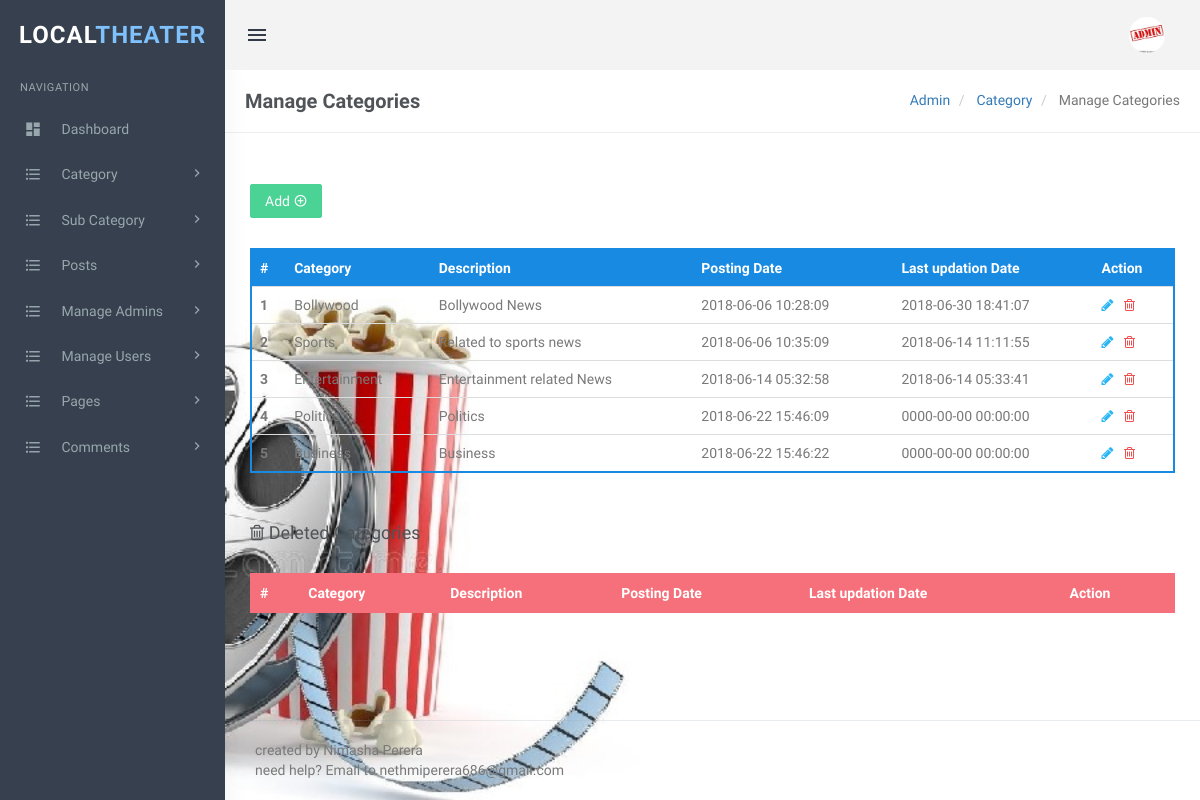
/localtheater/admin/manage-categories.php (signed in), run on the app's committed database.
### tables this page shows
CREATE TABLE `tblcategory` (
  `id` int(11) NOT NULL,
  `CategoryName` varchar(200) DEFAULT NULL,
  `Description` mediumtext DEFAULT NULL,
  `PostingDate` timestamp NULL DEFAULT current_timestamp(),
  `UpdationDate` timestamp NULL DEFAULT NULL,
  `Is_Active` int(1) DEFAULT NULL
);

### localtheater/admin/manage-categories.php (the view, shortened to what this page needs)
<?php
include('includes/config.php');
if(strlen($_SESSION['login'])==0)
  {
header('location:index.php');
}
else{
?>
<!DOCTYPE html>
<html lang="en">
    <head>
        <link href="assets/css/bootstrap.min.css" rel="stylesheet" type="text/css" />
        <link href="assets/css/core.css" rel="stylesheet" type="text/css" />
        <link href="assets/css/components.css" rel="stylesheet" type="text/css" />
        <link href="assets/css/icons.css" rel="stylesheet" type="text/css" />
        <link href="assets/css/pages.css" rel="stylesheet" type="text/css" />
        <link href="assets/css/menu.css" rel="stylesheet" type="text/css" />
        <link href="assets/css/responsive.css" rel="stylesheet" type="text/css" />
		<link rel="stylesheet" href="../plugins/switchery/switchery.min.css">
    </head>
    <body class="fixed-left">
        <div id="wrapper">
<?php include('includes/topheader.php');?>
<?php include('includes/leftsidebar.php');?>
            <div class="content-page">
                <div class="content">
                    <div class="container">
                        <div class="row">
							<div class="col-xs-12">
								<div class="page-title-box">
                                    <h4 class="page-title">Manage Categories</h4>
                                    <ol class="breadcrumb p-0 m-0">
                                        <li>
                                            <a href="#">Admin</a>
                                        </li>
                                        <li>
                                            <a href="#">Category </a>
                                        </li>
                                        <li class="active">
                                           Manage Categories
                                        </li>
                                    </ol>
                                    <div class="clearfix"></div>
                                </div>
							</div>
						</div>
<div class="row">
<div class="col-sm-6">
</div>
                                    <div class="row">
										<div class="col-md-12">
											<div class="demo-box m-t-20">
<div class="m-b-30">
<a href="add-category.php">
<button id="addToTable" class="btn btn-success waves-effect waves-light">Add <i class="mdi mdi-plus-circle-outline" ></i></button>
</a>
 </div>
												<div class="table-responsive">
                                                    <table class="table m-0 table-colored-bordered table-bordered-primary">
                                                        <thead>
                                                            <tr>
                                                                <th>#</th>
                                                                <th> Category</th>
                                                                <th>Description</th>
                                                                <th>Posting Date</th>
                                                                  <th>Last updation Date</th>
                                                                <th>Action</th>
                                                            </tr>
                                                        </thead>
                                                        <tbody>
<?php
$query=mysqli_query($con,"Select id,CategoryName,Description,PostingDate,UpdationDate from  tblcategory where Is_Active=1");
$cnt=1;
while($row=mysqli_fetch_array($query))
{
?>
 <tr>
<th scope="row"><?php echo htmlentities($cnt);?></th>
<td><?php echo htmlentities($row['CategoryName']);?></td>
<td><?php echo htmlentities($row['Description']);?></td>
<td><?php echo htmlentities($row['PostingDate']);?></td>
<td><?php echo htmlentities($row['UpdationDate']);?></td>
<td><a href="edit-category.php?cid=<?php echo htmlentities($row['id']);?>"><i class="fa fa-pencil" style="color: #29b6f6;"></i></a>
	&nbsp;<a href="manage-categories.php?rid=<?php echo htmlentities($row['id']);?>&&action=del"> <i class="fa fa-trash-o" style="color: #f05050"></i></a> </td>
</tr>
<?php
$cnt++;
 } ?>
</tbody>
                                                    </table>
                                                </div>
											</div>
										</div>
									</div>
<div class="row">
<div class="col-md-12">
<div class="demo-box m-t-20">
<div class="m-b-30">
 <h4><i class="fa fa-trash-o" ></i> Deleted Categories</h4>
 </div>
<div class="table-responsive">
<table class="table m-0 table-colored-bordered table-bordered-danger">
                                                        <thead>
                                                            <tr>
                                                                <th>#</th>
                                                                <th> Category</th>
                                                                <th>Description</th>
                                                                <th>Posting Date</th>
                                                                  <th>Last updation Date</th>
                                                                <th>Action</th>
                                                            </tr>
                                                        </thead>
                                                    </table>
                                                </div>
											</div>
										</div>
									</div>
                    </div>
                </div>
<?php include('includes/footer.php');?>
            </div>
        </div>
    </body>
</html>
<?php } ?>

### localtheater/admin/assets/css/core.css (style rules this page uses)
body { font-family: 'Varela Round', sans-serif; margin: 0; padding-bottom: 60px; overflow-x: hidden; color: #797979; }
html { position: relative; min-height: 100%; }
.h1, .h2, .h3, .h4, .h5, .h6, h1, h2, h3, h4, h5, h6 { color: #505458; font-family: 'Hind Madurai', sans-serif; margin: 10px 0; }
* { outline: none !important; }
.container { width: auto; }
#wrapper { height: 100%; overflow: hidden; width: 100%; }
.p-0 { padding: 0 !important; }
.m-0 { margin: 0 !important; }
.m-t-20 { margin-top: 20px !important; }
.m-b-30 { margin-bottom: 30px !important; }
.row { margin-right: -10px; margin-left: -10px; }
.col-lg-1, .col-lg-10, .col-lg-11, .col-lg-12, .col-lg-2, .col-lg-3, .col-lg-4, .col-lg-5, .col-lg-6, .col-lg-7, .col-lg-8, .col-lg-9, .col-md-1, .col-md-10, .col-md-11, .col-md-12, .col-md-2, .col-md-3, .col-md-4, .col-md-5, .col-md-6, .col-md-7, .col-md-8, .col-md-9, .col-sm-1, .col-sm-10, .col-sm-11, .col-sm-12, .col-sm-2, .col-sm-3, .col-sm-4, .col-sm-5, .col-sm-6, .col-sm-7, .col-sm-8, .col-sm-9, .col-xs-1, .col-xs-10, .col-xs-11, .col-xs-12, .col-xs-2, .col-xs-3, .col-xs-4, .col-xs-5, .col-xs-6, .col-xs-7, .col-xs-8, .col-xs-9 { padding-left: 10px; padding-right: 10px; }
.breadcrumb { background-color: transparent; margin-bottom: 15px; padding-top: 10px; padding-left: 0; }
.waves-effect { position: relative; cursor: pointer; display: inline-block; overflow: hidden; -webkit-user-select: none; -moz-user-select: none; -ms-user-select: none; user-select: none; -webkit-tap-highlight-color: transparent; vertical-align: middle; z-index: 1; will-change: opacity, transform; -webkit-transition: all 0.3s ease-out; -moz-transition: all 0.3s ease-out; -o-transition: all 0.3s ease-out; -ms-transition: all 0.3s ease-out; transition: all 0.3s ease-out; }
.demo-box { padding: 10px 15px; }

### localtheater/admin/assets/css/menu.css (style rules this page uses)
.content-page { margin-left: 225px; overflow: hidden; }
.content-page .content { padding: 0 5px 10px 5px; margin-top: 70px; }
.page-title { font-size: 20px; margin-bottom: 0; margin-top: 0; font-weight: 600; }
.page-title-box { padding: 20px; border-bottom: 1px solid #eee; margin: 0 -20px 20px -20px; }
.page-title-box .page-title { margin-bottom: 0; float: left; }
.page-title-box .breadcrumb { float: right; background-color: transparent !important; }

### localtheater/admin/manage-categories.php (style rules this page uses)
body { background-image: url('Untitled.jpg'); background-repeat: no-repeat; background-attachment: fixed; background-size: cover; }

### data on the page
tblcategory: CategoryName "Bollywood", Description "Bollywood News", PostingDate "2018-06-06 10:28:09", UpdationDate "2018-06-30 18:41:07"
tblcategory: CategoryName "Sports", Description "Related to sports news", PostingDate "2018-06-06 10:35:09", UpdationDate "2018-06-14 11:11:55"
tblcategory: CategoryName "Entertainment", Description "Entertainment related News", PostingDate "2018-06-14 05:32:58", UpdationDate "2018-06-14 05:33:41"
tblcategory: CategoryName "Politics", Description "Politics", PostingDate "2018-06-22 15:46:09", UpdationDate "0000-00-00 00:00:00"
tblcategory: CategoryName "Business", Description "Business", PostingDate "2018-06-22 15:46:22", UpdationDate "0000-00-00 00:00:00"
